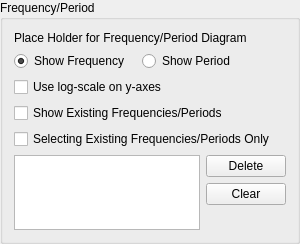
<?xml version="1.0" encoding="UTF-8"?>
<ui version="4.0">
    <class>GroupBox_frequency_select</class>
    <widget class="QGroupBox" name="GroupBox_frequency_select">
        <property name="geometry">
            <rect>
                <x>0</x>
                <y>0</y>
                <width>300</width>
                <height>244</height>
            </rect>
        </property>
        <property name="sizePolicy">
            <sizepolicy hsizetype="Preferred" vsizetype="Fixed">
                <horstretch>0</horstretch>
                <verstretch>0</verstretch>
            </sizepolicy>
        </property>
        <property name="windowTitle">
            <string>GroupBox</string>
        </property>
        <property name="title">
            <string>Frequency/Period</string>
        </property>
        <layout class="QGridLayout" name="gridLayout">
            <item row="0" column="0" colspan="4">
                <widget class="QWidget" name="widget_histgram" native="true">
                    <layout class="QVBoxLayout" name="verticalLayout">
                        <property name="leftMargin">
                            <number>0</number>
                        </property>
                        <property name="topMargin">
                            <number>0</number>
                        </property>
                        <property name="rightMargin">
                            <number>0</number>
                        </property>
                        <property name="bottomMargin">
                            <number>0</number>
                        </property>
                        <item>
                            <widget class="QLabel" name="label_place_holder">
                                <property name="sizePolicy">
                                    <sizepolicy hsizetype="Preferred" vsizetype="Fixed">
                                        <horstretch>0</horstretch>
                                        <verstretch>0</verstretch>
                                    </sizepolicy>
                                </property>
                                <property name="text">
                                    <string>Place Holder for Frequency/Period Diagram</string>
                                </property>
                            </widget>
                        </item>
                    </layout>
                </widget>
            </item>
            <item row="10" column="0" colspan="4">
                <widget class="QCheckBox" name="checkBox_existing_only">
                    <property name="toolTip">
                        <string>&lt;html&gt;&lt;head/&gt;&lt;body&gt;&lt;p&gt;Check this to select the frequency/period
                            that is exists in the data file. The frequency/period that is closest to the cursor will be
                            selected.&lt;/p&gt;&lt;/body&gt;&lt;/html&gt;
                        </string>
                    </property>
                    <property name="text">
                        <string>Selecting Existing Frequencies/Periods Only</string>
                    </property>
                </widget>
            </item>
            <item row="2" column="0" colspan="2">
                <widget class="QRadioButton" name="radioButton_frequency">
                    <property name="text">
                        <string>Show Frequency</string>
                    </property>
                    <property name="checked">
                        <bool>true</bool>
                    </property>
                </widget>
            </item>
            <item row="9" column="0" colspan="4">
                <widget class="QCheckBox" name="checkBox_show_existing">
                    <property name="text">
                        <string>Show Existing Frequencies/Periods</string>
                    </property>
                </widget>
            </item>
            <item row="2" column="2" colspan="2">
                <widget class="QRadioButton" name="radioButton_period">
                    <property name="text">
                        <string>Show Period</string>
                    </property>
                </widget>
            </item>
            <item row="8" column="0" colspan="3">
                <widget class="QCheckBox" name="checkBox_log_scale">
                    <property name="text">
                        <string>Use log-scale on y-axes</string>
                    </property>
                </widget>
            </item>
            <item row="11" column="3">
                <widget class="QPushButton" name="pushButton_delete">
                    <property name="sizePolicy">
                        <sizepolicy hsizetype="Minimum" vsizetype="Fixed">
                            <horstretch>0</horstretch>
                            <verstretch>0</verstretch>
                        </sizepolicy>
                    </property>
                    <property name="text">
                        <string>Delete</string>
                    </property>
                </widget>
            </item>
            <item row="12" column="3">
                <widget class="QPushButton" name="pushButton_clear">
                    <property name="sizePolicy">
                        <sizepolicy hsizetype="Minimum" vsizetype="Fixed">
                            <horstretch>0</horstretch>
                            <verstretch>0</verstretch>
                        </sizepolicy>
                    </property>
                    <property name="text">
                        <string>Clear</string>
                    </property>
                </widget>
            </item>
            <item row="11" column="0" rowspan="3" colspan="3">
                <widget class="QListView" name="listView_selected">
                    <property name="sizePolicy">
                        <sizepolicy hsizetype="Expanding" vsizetype="Maximum">
                            <horstretch>0</horstretch>
                            <verstretch>0</verstretch>
                        </sizepolicy>
                    </property>
                    <property name="maximumSize">
                        <size>
                            <width>16777215</width>
                            <height>100</height>
                        </size>
                    </property>
                    <property name="selectionMode">
                        <enum>QAbstractItemView::ExtendedSelection</enum>
                    </property>
                    <property name="selectionRectVisible">
                        <bool>true</bool>
                    </property>
                </widget>
            </item>
        </layout>
    </widget>
    <resources/>
    <connections/>
</ui>
